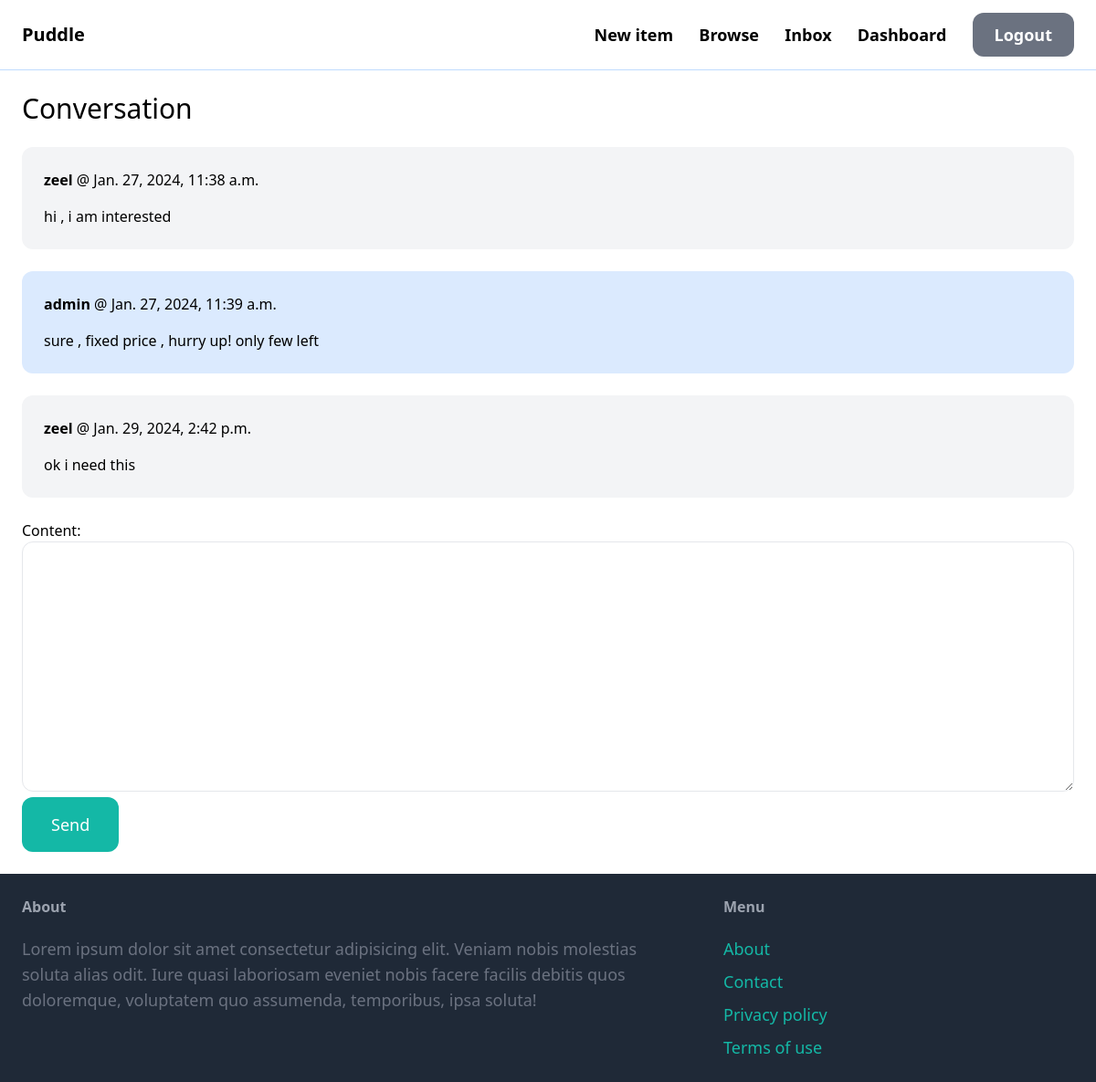
/inbox/5/ (signed in), run on the app's committed database.
### conversation/models.py (models this page shows)
class ConversationMessage(models.Model):
    conversation=models.ForeignKey(Conversation,related_name='messages',on_delete=models.CASCADE)
    content=models.TextField()
    created_at=models.DateTimeField(auto_now_add=True)
    created_by=models.ForeignKey(User,related_name='created_messages',on_delete=models.CASCADE)

### conversation/views.py (the view)
# urls.py: path('<int:pk>/',detail, name='detail'),
@login_required
def detail(request, pk):
    conversation = Conversation.objects.filter(members__in=[request.user.id]).get(pk=pk)
    if request.method == 'POST':
        form = ConversationMessageForm(request.POST)
        if form.is_valid():
            conversation_message = form.save(commit=False)
            conversation_message.conversation = conversation
            conversation_message.created_by = request.user
            conversation_message.save()
            conversation.save()
            return redirect('conversation:detail', pk=pk)
    else:
        form = ConversationMessageForm()
    return render(request, 'conversation/detail.html', {
        'conversation': conversation,
        'form': form
    })

### conversation/forms.py
class ConversationMessageForm(forms.ModelForm):
    class Meta:
        model=ConversationMessage
        fields=('content',)
        widgets={
            'content':forms.Textarea(attrs={
                'class': 'w-full py-4 px-6 rounded-xl border'
            })
        }

### conversation/templates/conversation/detail.html (shortened to what this page needs)
{% extends 'core/base.html' %}
{% block content %}
<h1 class="mb-6 text-3xl">Conversation</h1>
<div class="space-y-6">
    {% for message in conversation.messages.all %}
        <div class="p-6 flex {% if message.created_by == request.user %}bg-blue-100{% else %}bg-gray-100{% endif %} rounded-xl">
            <div>
                <p class="mb-4"><strong>{{ message.created_by.username }}</strong> @ {{ message.created_at }}</p>
                <p>{{ message.content }}</p>
            </div>
        </div>
    {% endfor %}
</div>
<form method="post" action="." class="mt-6">
    {{ form.as_p }}
    <button class="py-4 px-8 text-lg bg-teal-500 hover:bg-teal-700 rounded-xl text-white">Send</button>
</form>
{% endblock %}

### data on the page
ConversationMessage: created_by.username "zeel", created_at "Jan. 27, 2024, 11:38 a.m.", content "hi , i am interested"
ConversationMessage: created_by.username "admin", created_at "Jan. 27, 2024, 11:39 a.m.", content "sure , fixed price , hurry up! only few left"
ConversationMessage: created_by.username "zeel", created_at "Jan. 29, 2024, 2:42 p.m.", content "ok i need this"
